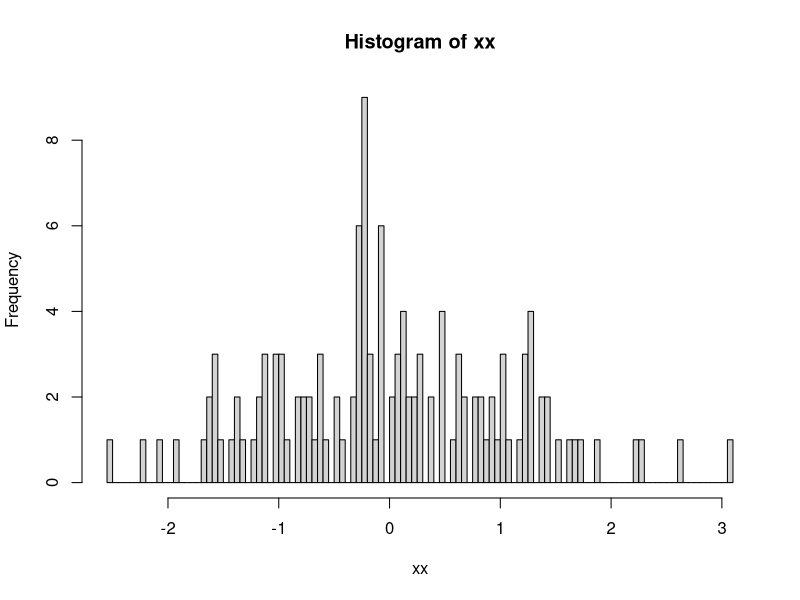
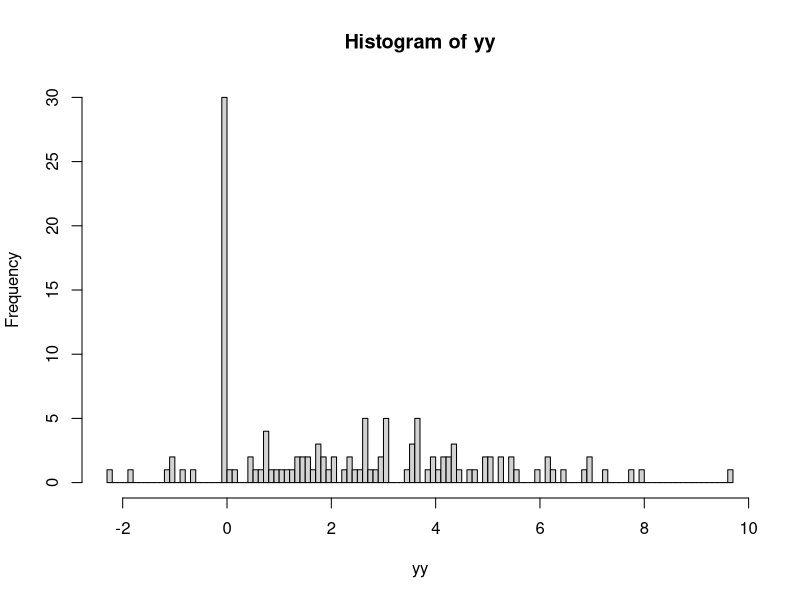
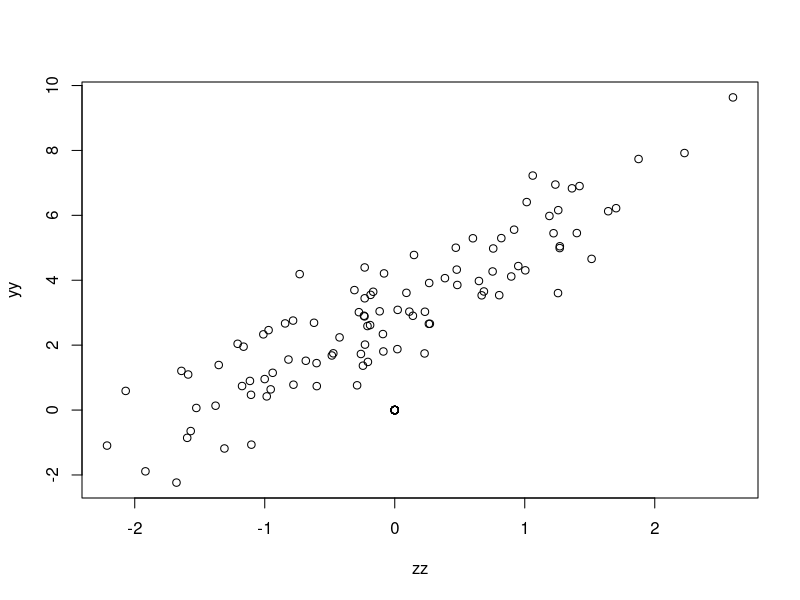

The R script that drew these images, in order:
# there are 3 usual practices to handle missing values in predictors under the linear regression framework: 
# 1. delete the samples; this is the last choice because we lose information of predictors that do not have missing fields
# 2. imputation; this is a reasonable approach for ordinal predictors, under the missing at random assumption
# 3. categorize the variables: this is the most desirable approach for categorical predictor

# what we will get by treating missing fields of categorical predictors as a separate category?

# with simulations, we found by introducing a new "missing" category:
# 1. mean estimands of known categories are not affected 
# 2. variance estimands of known categories are affected

# how variance estimands are affected?
# turns out lm computes a combind variances for all categories of a categorical variables
# instead of separate variance estimands for each category
# this combined variance estimand was further weighted by sample size of each category to derive estimands of sd.error
# with this, if the missing fields are missed at random, the combined variance estimand will not be affected
# sd.error and p-value estimands of each known categories are also not affected
# if the missing fields have larger variance (e.g. mostly come from a group of large variance) 
# the combined variance estimand will be larger, and consequently st.error and p-values of known categories will be larger
# vice versa

library(dplyr)

x = c(rep("a", 1e2), rep("b", 1e2), rep("c", 1e2))
x = as.factor(x)

y = c(rnorm(1e2, 1, 1), rnorm(1e2, 2, 2), rnorm(1e2, 3, 3))

lm(y ~ x - 1) %>% summary

x.miss = rep("m", 1e1)

y.miss = sample(y, 1e1) # missing at random

y.miss = sample(y[x == "a"], 1e1) # skewed to one level
y.miss = sample(y[x == "b"], 1e1) # skewed to one level
y.miss = sample(y[x == "c"], 1e1) # skewed to one level

var(y[x == "a"])
var(y[x == "b"])
var(y[x == "c"])

var(y.miss)

x = c(rep("a", 1e2), rep("b", 1e2), rep("c", 1e2))
x.new = factor(c(x, x.miss))

y.new = c(y, y.miss)

lm(y.new ~ x.new - 1) %>% summary

# end

# binary indicator?

x1 <- rnorm(1e2)
y1 <- 2*x1 + rnorm(1e2, 3, 1)

x2 <- rnorm(30)
y2 <- rep(0, 30)

yy <- c(y1, y2)
xx <- c(x1, x2)

i <- c(rep(1, 1e2), rep(0, 30))

zz = i * xx

hist(xx, n = 1e2)
hist(yy, n = 1e2)

plot(zz, yy)

lm(yy ~ 0 + i + zz) %>% summary
lm(yy ~ 0 + i + i:xx) %>% summary
lm(yy[1:1e2] ~ 0 + i[1:1e2] + xx[1:1e2]) %>% summary

# binary indicator approach does not affect mean estimands, however, tends to shrink the std.err estimands
